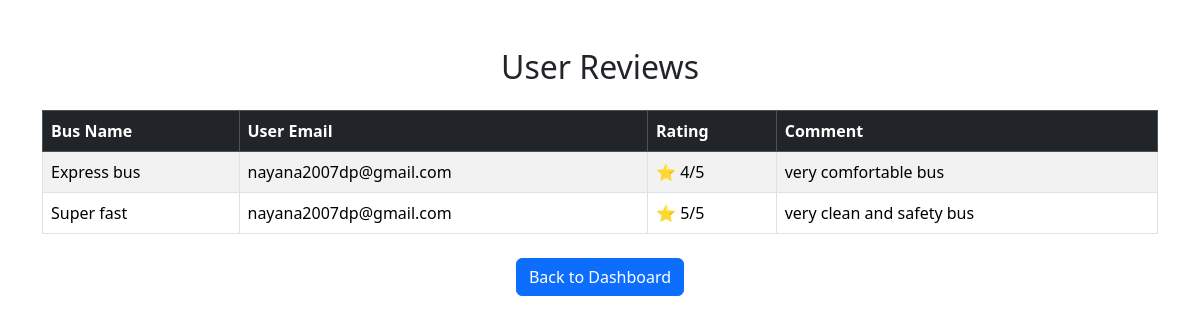
The app's page /view_reviews (signed in) with its own data.
### tables this page shows
CREATE TABLE reviews (
        id INTEGER PRIMARY KEY AUTOINCREMENT,
        user_email TEXT,
        bus_name TEXT,
        rating INTEGER,
        comment TEXT
    );

### app.py (the view)
@app.route("/view_reviews")
def view_reviews():
    if "admin" not in session:
        return redirect(url_for("admin_login"))
    conn = get_db_connection()
    reviews = conn.execute("SELECT * FROM reviews").fetchall()
    conn.close()
    return render_template("view_reviews.html", reviews=reviews)

### app.py (called while the page is built)
def get_db_connection():
    conn = sqlite3.connect("database.db", timeout=10, check_same_thread=False)
    conn.row_factory = sqlite3.Row
    return conn

### templates/view_reviews.html (shortened to what this page needs)
<!DOCTYPE html>
<html>
<head>
    <link href="https://cdn.jsdelivr.net/npm/bootstrap@5.3.2/dist/css/bootstrap.min.css" rel="stylesheet">
</head>
<body>
<div class="container mt-5">
    <h2 class="mb-4 text-center">User Reviews</h2>
    {% if reviews %}
    <table class="table table-bordered table-striped">
        <thead class="table-dark">
            <tr>
                <th>Bus Name</th>
                <th>User Email</th>
                <th>Rating</th>
                <th>Comment</th>
            </tr>
        </thead>
        <tbody>
            {% for review in reviews %}
            <tr>
                <td>{{ review['bus_name'] }}</td>
                <td>{{ review['user_email'] }}</td>
                <td>⭐ {{ review['rating'] }}/5</td>
                <td>{{ review['comment'] }}</td>
            </tr>
            {% endfor %}
        </tbody>
    </table>
    {% else %}
        <p class="text-center">No reviews available.</p>
    {% endif %}
    <div class="text-center mt-4">
        <a href="{{ url_for('admin_dashboard') }}" class="btn btn-primary">
            Back to Dashboard
        </a>
    </div>
</div>
</body>
</html>

### records on screen
reviews: bus_name "Express bus", user_email "nayana2007dp@gmail.com", rating "4", comment "very comfortable bus"
reviews: bus_name "Super fast", user_email "nayana2007dp@gmail.com", rating "5", comment "very clean and safety bus"
